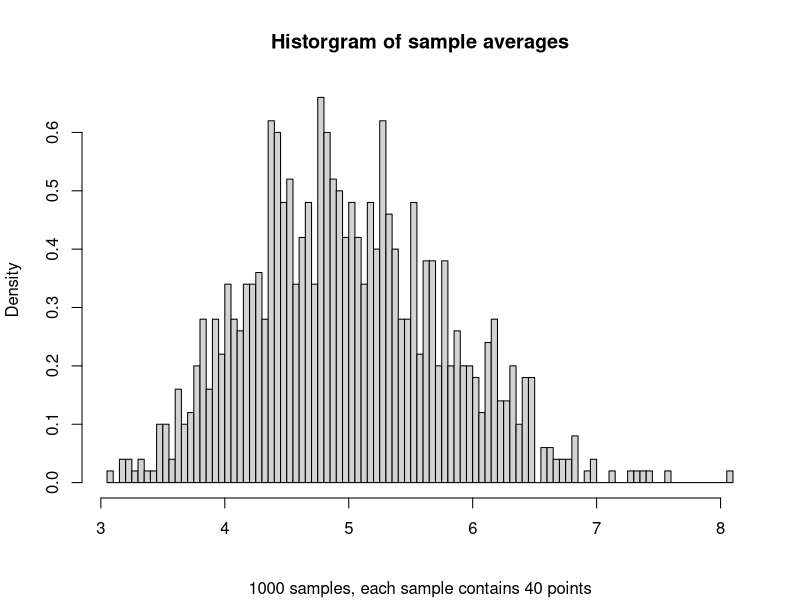

Source code (R):
lambda <- 0.2
B <- 1000
N <- 40
set.seed(1)
samples <- matrix(rexp(N*B, lambda), B, N)
means <- rowMeans(samples)
hist(means, breaks=100, prob=TRUE,
     main="Historgram of sample averages",
     sub="1000 samples, each sample contains 40 points",
     xlab="")
